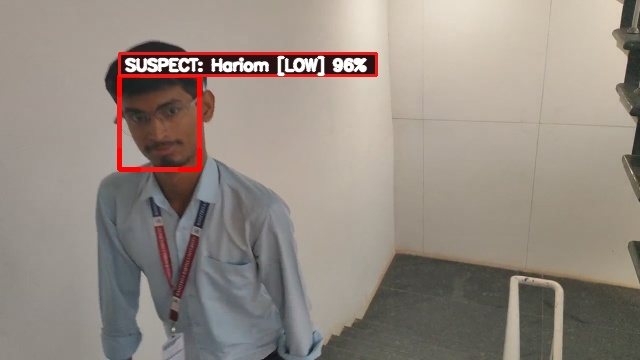
#> input picture backend/app/data/alerts/snapshots/alert_1789058666926_bop-jk-04.jpg, 640 x 360 px
$ python -i face_service.py   (imports and definitions only)   (older library calls are emulated)
#> lines starting #> are read from the running program, lines starting #| are printed output that depends on the picture
from __future__ import annotations

import json
import logging
from datetime import datetime
from pathlib import Path
import threading
import time
from typing import Any, Generator, Optional
import uuid

import cv2
import numpy as np

from app.core.config import settings

logger = logging.getLogger("SIH26187.FaceService")


# [64 lines left out: functions compute_iou, enhance_aligned_face, calibrate_match_confidence, not called in this run]


class FaceService:
    """
    Production-grade facial recognition service for MAATRIX.
    Leverages OpenCV DNN YuNet (detection) and SFace (128-D cosine embedding recognition).
    Thread-safe and optimized for real-time video streams and REST APIs.
    """

    def __init__(self) -> None:
        self.models_dir = settings.model_directory
        self.data_dir = settings.model_directory.parent / "app" / "data" / "faces"
        self.thumbnails_dir = self.data_dir / "thumbnails"
        self.db_file = self.data_dir / "known_faces.json"

        self.data_dir.mkdir(parents=True, exist_ok=True)
        self.thumbnails_dir.mkdir(parents=True, exist_ok=True)

        self.yunet_path = self.models_dir / "face_detection_yunet.onnx"
        self.sface_path = self.models_dir / "face_recognition_sface.onnx"

        self.detector: Optional[cv2.FaceDetectorYN] = None
        self.recognizer: Optional[cv2.FaceRecognizerSF] = None
        self.lock = threading.Lock()

        # In-memory known persons list
        self.known_persons: list[dict[str, Any]] = []

        # Recent detection logs for live operational dashboard
        self.recent_events: list[dict[str, Any]] = []
        self.max_events: int = 50

        # Temporal tracking history to eliminate video jitter and momentary false alerts
        self.tracks: dict[int, dict[str, Any]] = {}
        self.next_track_id: int = 1

        self._init_models()
        self.load_database()

    # [724 lines left out: functions _init_models, load_database, _save_database, list_persons, update_person_metadata, register_face and 7 more, not called in this run]


# [1 line that did not run here, left out]

>>> import cv2
>>> picture = cv2.imread('../data/alerts/snapshots/alert_1789058666926_bop-jk-04.jpg', cv2.IMREAD_GRAYSCALE)
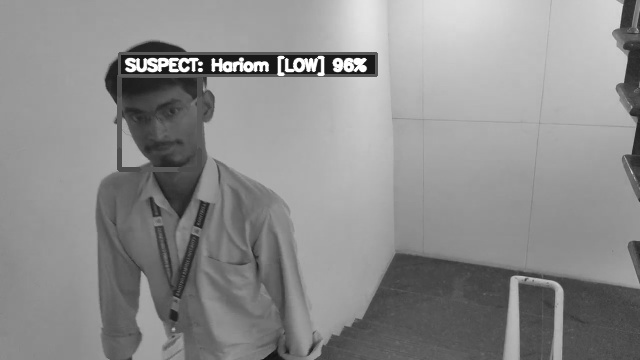
#> picture: shape (360, 640); min 16, max 255, mean 141
#> (the run stopped early here; a loop or call above may not have finished)

$ run again, on backend/app/data/alerts/snapshots/alert_1789058840391_bop-jk-04.jpg
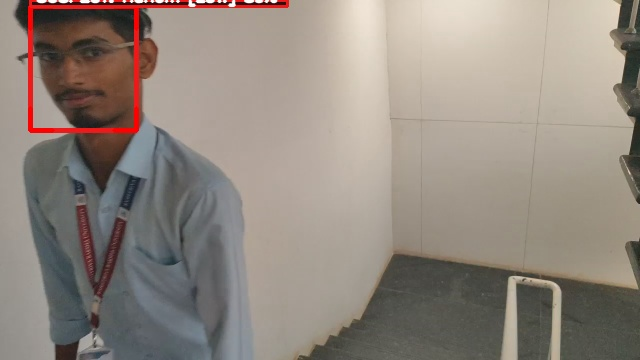
#> input picture backend/app/data/alerts/snapshots/alert_1789058840391_bop-jk-04.jpg, 640 x 360 px
#> `picture = cv2.imread('../data/alerts/snapshots/alert_1789058666926_bop..`:
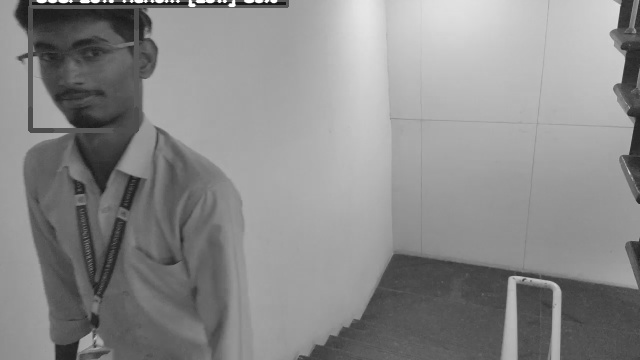
#> picture: shape (360, 640); min 17, max 255, mean 138

$ run again, on backend/app/data/alerts/snapshots/alert_1789059483090_bop-jk-04.jpg
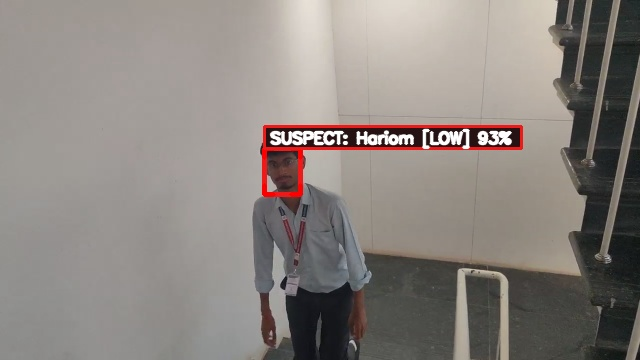
#> input picture backend/app/data/alerts/snapshots/alert_1789059483090_bop-jk-04.jpg, 640 x 360 px
#> `picture = cv2.imread('../data/alerts/snapshots/alert_1789058666926_bop..`:
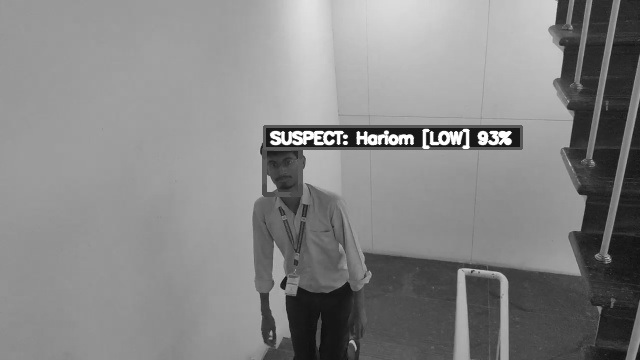
#> picture: shape (360, 640); min 12, max 255, mean 134.3
